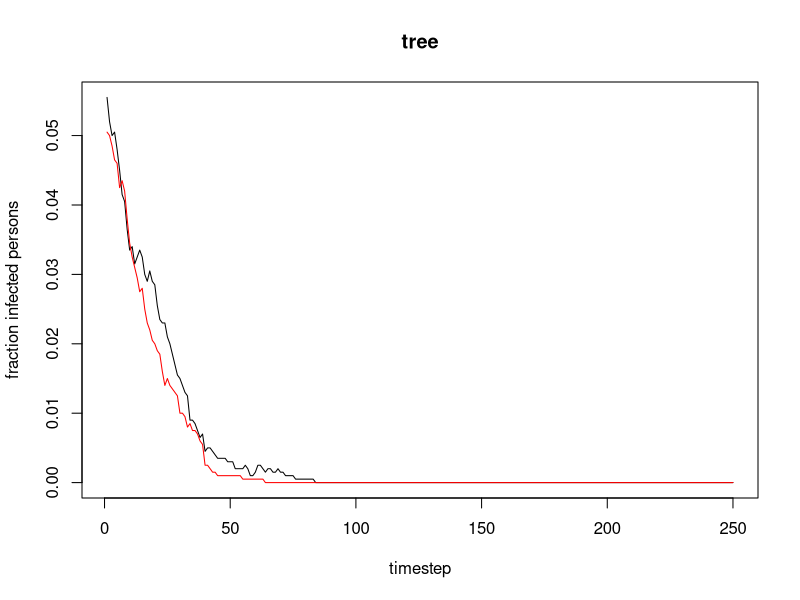
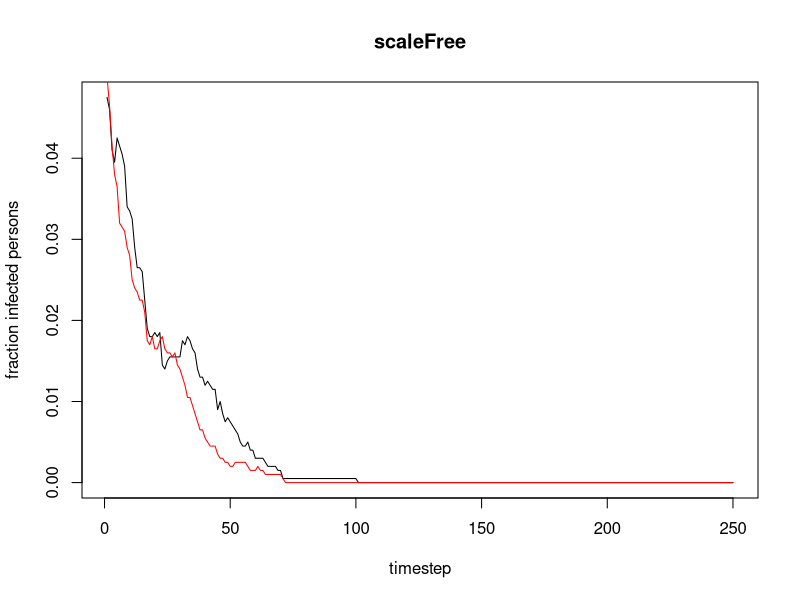
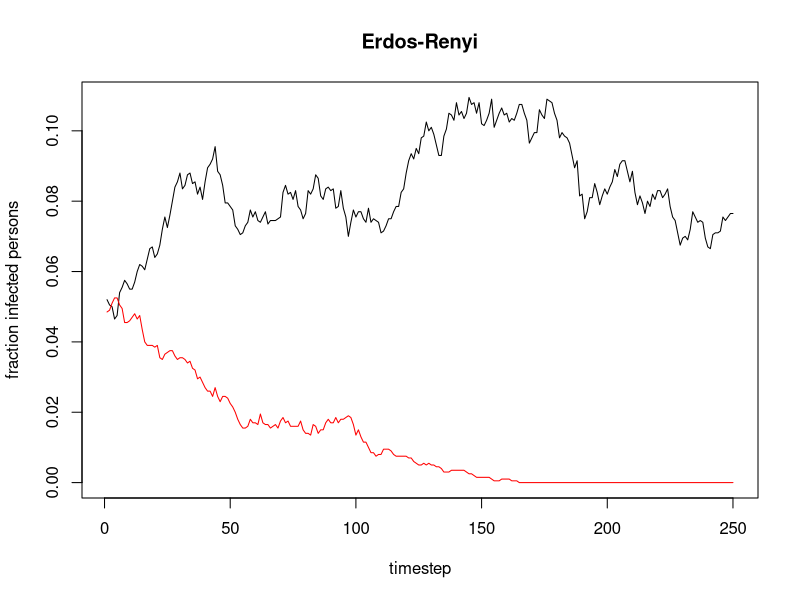
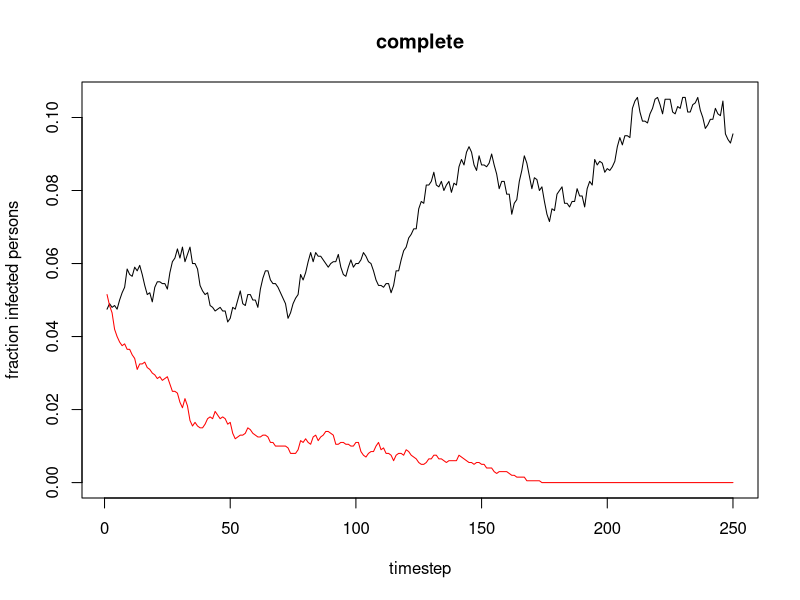
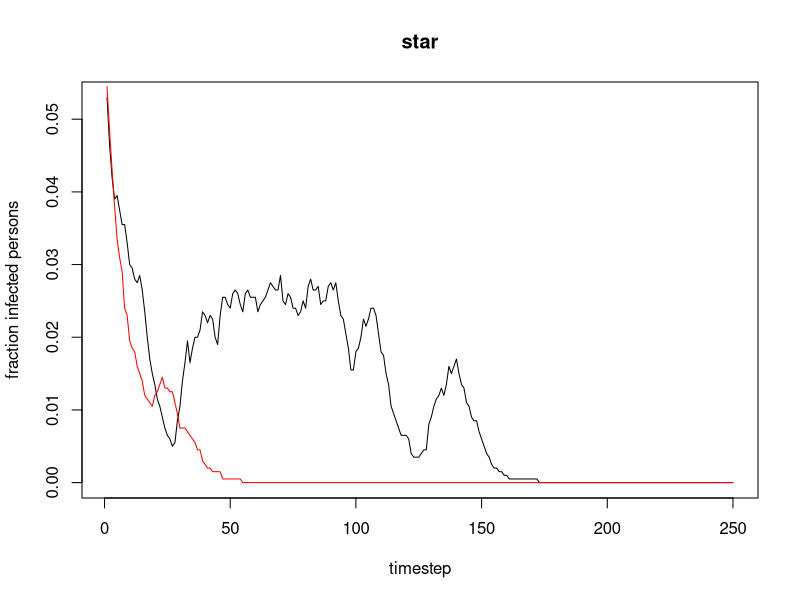
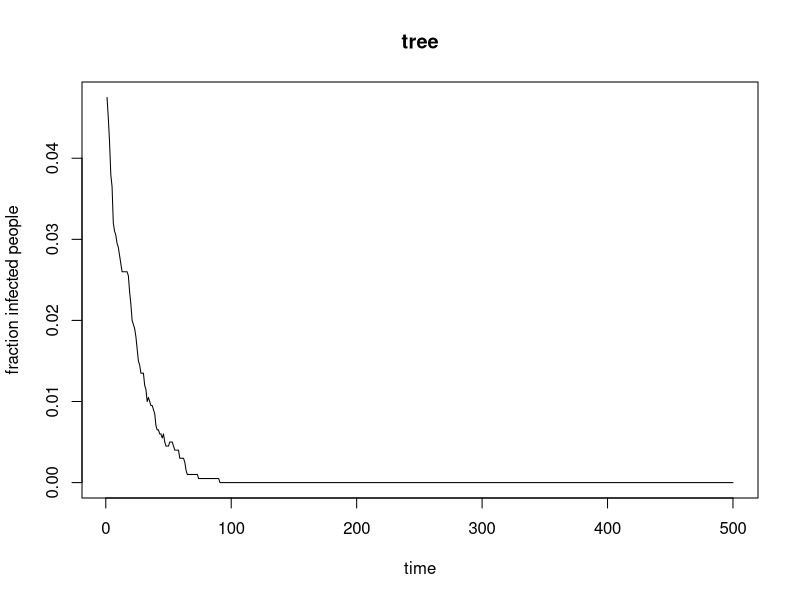
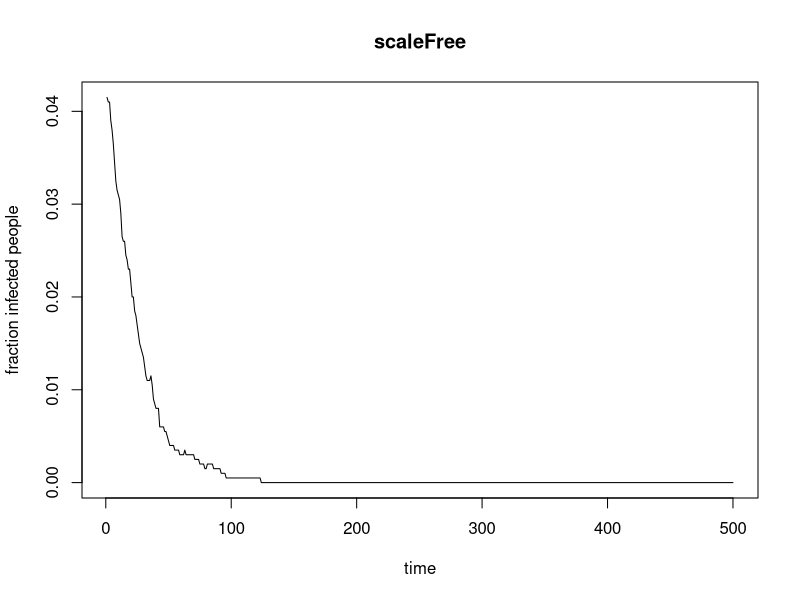
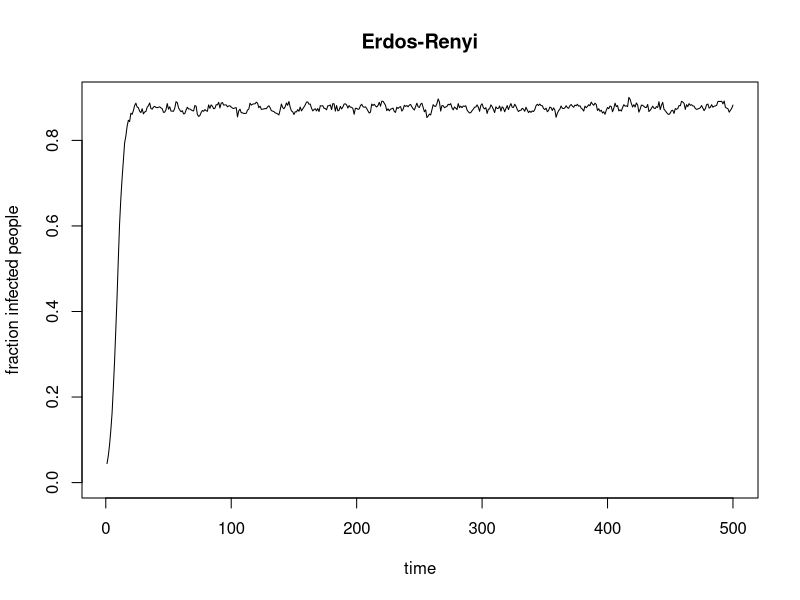

These charts were generated, in order, by the following R code:
library(igraph)
library(Matrix)


# Infection Function ------------------------------------------------------

#M is the adjacency matrix
#v is the vector of infected nodes (1->infected, 0->not infected)
#beta is the probability of infection, and gamma the probability of recovery

spread <- function(M,v,tmax,beta,gamma){
  n <- length(v)
  A <- matrix(nrow=tmax,ncol=n)
  A[1,] <- as.logical(v)
  for(i in 2:tmax){
    n_inf <- M%*%as.numeric(A[i-1,])  #a vector containing the number of infected neighbours of each node
    inf <- n_inf > rgeom(n,beta)
    cured <- as.logical(rbinom(n=n,size=1,prob=gamma)*A[i-1,]) #vector infected of nodes which are cured (with probability gamma)
    A[i,] <- as.logical((A[i-1,] | inf) & !cured) #an element is infected if it already was or gets infected this time step, and it hasn't been cured
  }
  return (A)
}



# Graphs ------------------------------------------------------------------
set.seed(1)
n <- 2000
tree <- make_tree(n,children=2,mode = c("undirected"))

scaleF <- barabasi.game(n,.05,directed=F)

erdosRenyi <- erdos.renyi.game(n,p=0.05,directed = F)

knMatrix <- matrix(data=1,n,n)
for(i in 1:n) knMatrix[i,i] <- 0

star <- make_star(n,mode=c("undirected"))


kn <- graph_from_adjacency_matrix(knMatrix,mode=c("undirected"))

graphs <- list(tree,scaleF,erdosRenyi,kn,star)
graphNames <- c("tree","scaleFree","Erdos-Renyi","complete","star")
# Generate eigenvalues -----------------------------------------------------


#Uses the arpack library built in in igraph to quickly compute the largest eigenvalue.
largestEigenvalue <- function(graph){
  M <- as_adj(graph)
  f2 <- function(x, extra=NULL) { cat("."); as.vector(M %*% x) }
  baev <- arpack(f2, sym=TRUE, options=list(n=vcount(graph), nev=1, ncv=20,
                                  which="LM", maxiter=200,ldv=0))
  max(abs(baev$values))
}


# Simulate -------------------------------------------------------------------

# Given a matrix with all infection states, count the number of infected persons in every state. return this as a vector.
infectedEvolution <- function(spread){
  infected <- c()
  for(i in 1:length(spread[,1])){
    infected[i] <- length(which(spread[i,]==T))
  }
  infected
}

#Run a simple simulation. Returns a vector with the number of infected persons in every simulation step.
simulate <- function(graph,beta=.4,gamma=.8,p0=.05,tmax=30){
  #initialise an infection of 5%
  initialInfected <- sample(c(1,0),length(V(graph)),replace=T,prob=c(p0,1-p0))
  
  treeSpread <- spread(as_adj(graph),v=initialInfected,tmax=tmax,beta=beta,gamma=gamma)
  simulation <- infectedEvolution(treeSpread)
  #scale
  simulation/length(V(graph))
}


# beta,gamma close to threshold -------------------------------------------

#Run a double simulation with a beta-gamma value epsilon percentage above and below the threshold

fullSimulationPlot <- function(graph,graphName,gamma,epsilon,threshold){
  betaThreshold <- gamma*threshold
  
  #above threshold
  highBeta <- min(1,betaThreshold*(1+epsilon))
  yvalues <- simulate(graph,beta=highBeta,gamma=gamma,tmax=250)
  plot(yvalues,ylim = c(0,max(yvalues)),
       main=graphName,
       xlab="timestep",
       ylab="fraction infected persons",type="l")
  
  #below threshold
  lowBeta <- max(0,betaThreshold*(1-epsilon))
  lines(simulate(graph,beta=lowBeta,gamma=gamma,tmax=250),col="red")
  
  print(c(lowBeta,highBeta,gamma))
}

thresholds = 1/sapply(graphs,largestEigenvalue)

set.seed(6)
#setwd("~/Desktop/CSN-Labs/Lab7")
plotGraphs <- function(epsilon,save=F){
  for(i in 1:5){
    if(save) pdf(file=paste("images//thresholdSimulation_",graphNames[[i]],".png", sep=""))
    fullSimulationPlot(graphs[[i]],graphNames[i],gamma=.1,epsilon=epsilon,thresholds[[i]])
    if(save) dev.off()
  }
}
plotGraphs(epsilon=.1,save=F)



#task1 (fixed parameters, no threshold)
fixedbeta <- 0.005
fixedgamma <- 0.05
boolSave <- F
for(i in 1:5){
  if(boolSave) pdf(file=paste("images//task1_",graphNames[[i]],".png", sep=""))
  yvalues <- simulate(graphs[[i]],beta=fixedbeta,gamma=fixedgamma,tmax=500)
  plot(yvalues,ylim = c(0,max(yvalues)),
       main=graphNames[i],
       xlab="time",
       ylab="fraction infected people",type="l")
  if(boolSave) dev.off()
}
